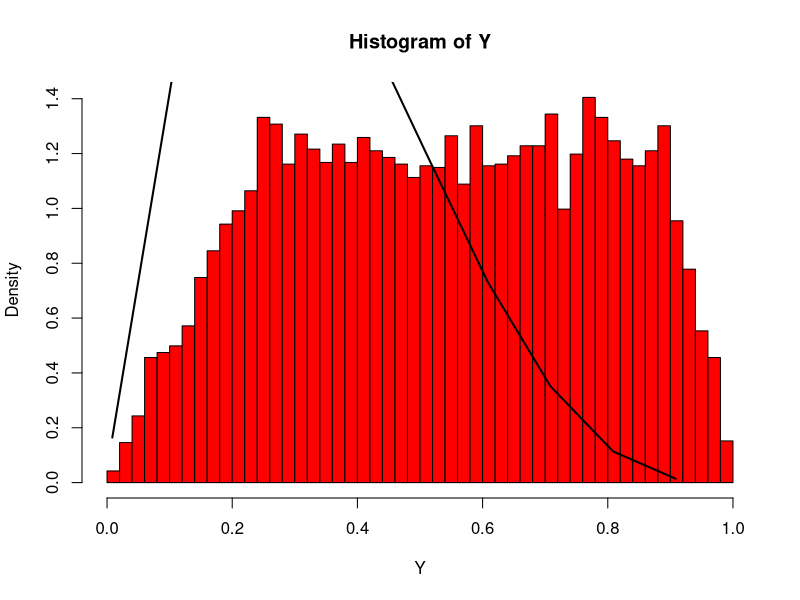
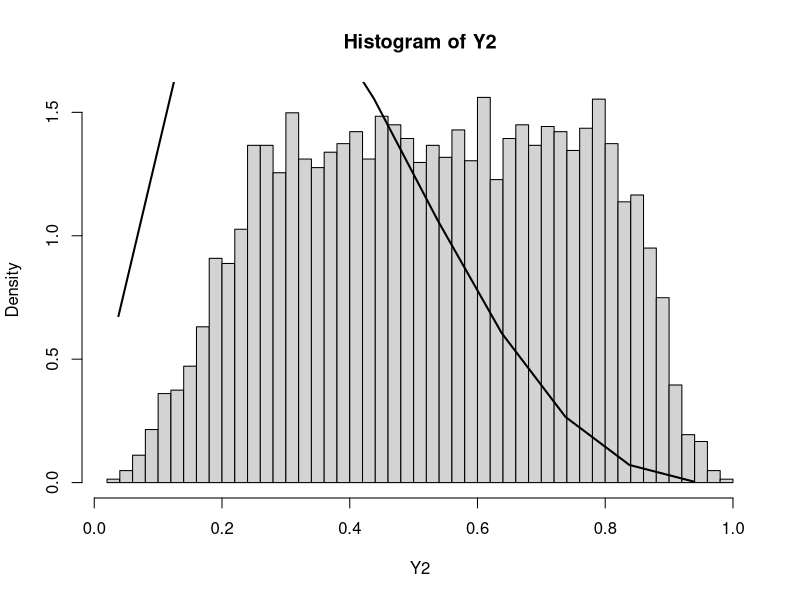
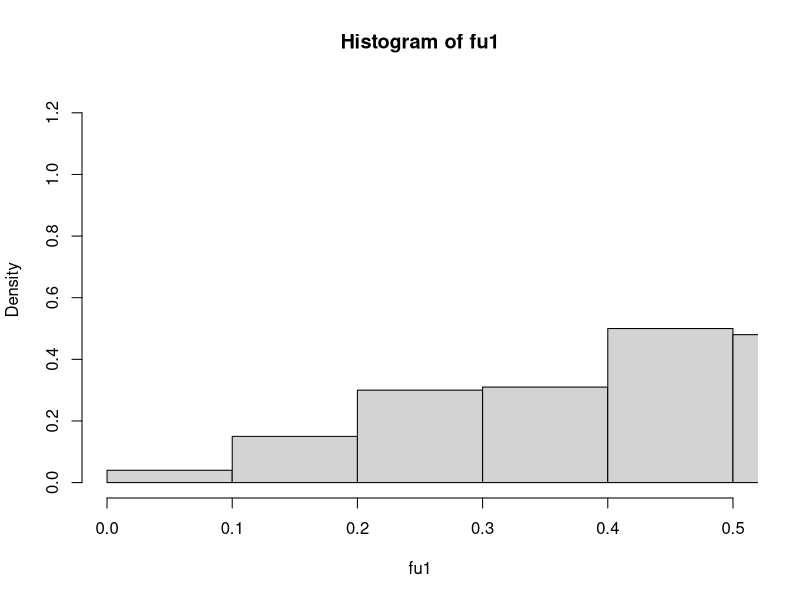
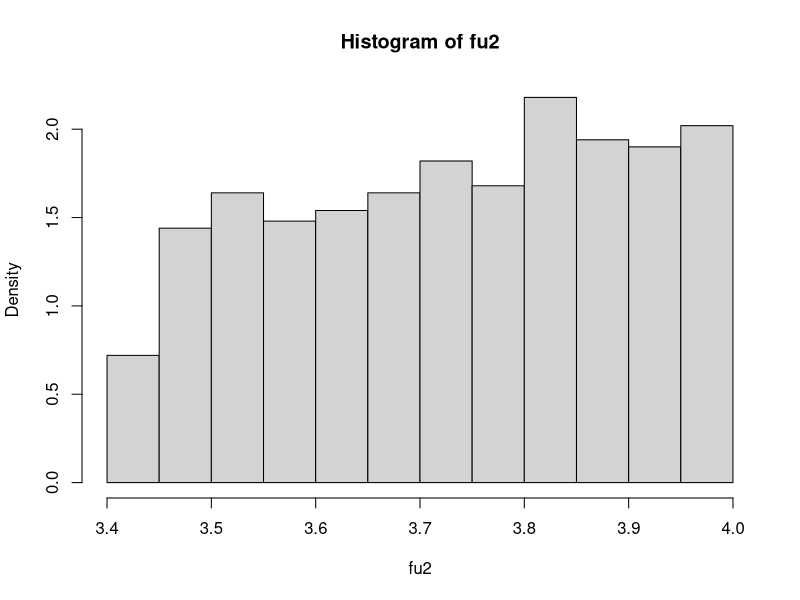
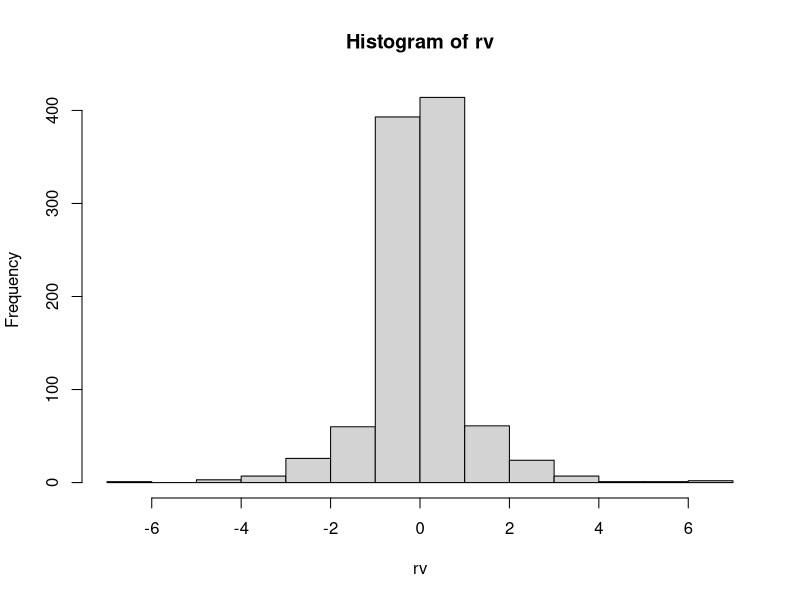
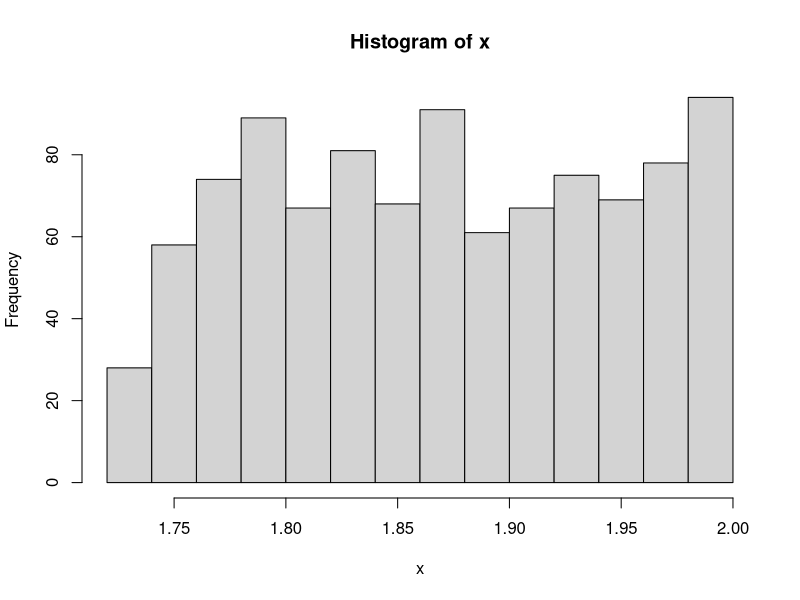
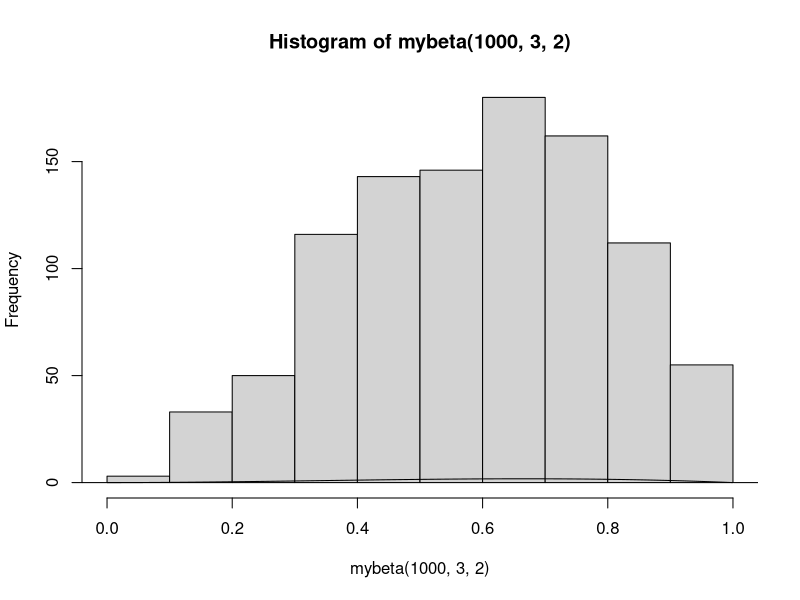
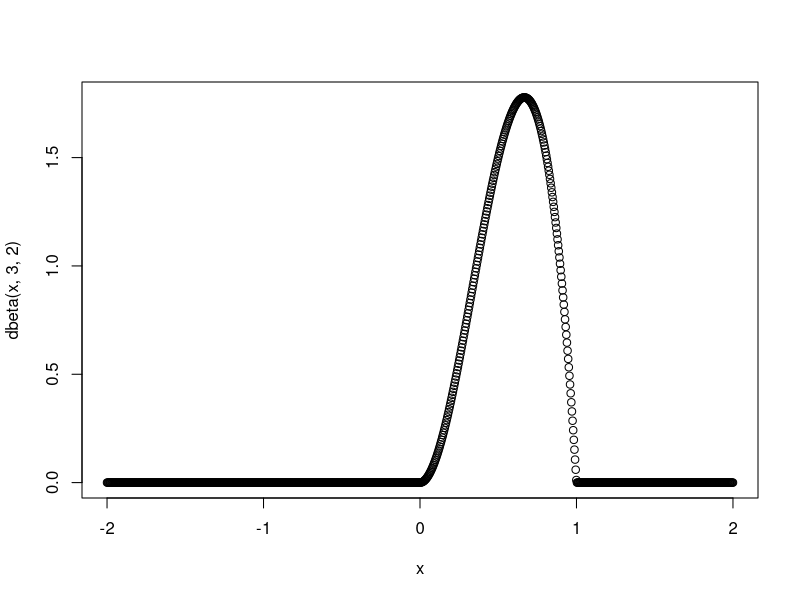

The R source for these figures, in order:
## ---- chunk 1
options(scipen = 1, digits = 4, width = 80)
## ---- chunk 2
seq(1,10000,203)
seq(1,10000,length.out=18)
## ---- chunk 3
standrad_deviation=function(vec){
  a=matrix(0,length(vec),1)
  for (i in 1:length(vec)){
    a[i]=(vec[i]-mean(vec))^2
  }
  sd=sqrt(sum(a)/(length(vec)-1))
  return(sd)
}
## ---- chunk 4
n=10000
k=0
j=0
M=0.1055
y=numeric(n)
while(k<n){
  u=runif(1)
  j=j+1
  x=runif(1)
  if((x*(1-x)^3)/(M*1)>u){
    k=k+1
    y[k]=x
  }
}
## ---- chunk 5
n=10000
k=0
j=0
M=0.2499
y2=numeric(n)
while(k<n){
  u=runif(1)
  j=j+1
  x=mean(runif(2))
  if((x*(1-x)^3)/(M*(2-abs(4*x-2)))>u){
    k=k+1
    y2[k]=x
  }
}
## ---- chunk 6
Y=runif(n)
for (i in 1:n){
  Y[i]=Y[i]*(runif(1)<(Y[i]*(1-Y[i]^3)/M))
}
Y=Y[Y!=0]
length(Y)/n

## ---- chunk 7
Y2=runif(n)
for (i in 1:n){
  Y2[i]=Y2[i]*(runif(1)<(Y2[i]*(1-Y2[i]^3)/M*(2-abs(4*Y2[i]-2))))
}
Y2=Y2[Y2!=0]
length(Y2)/n
## ---- chunk 8
1/M
## ---- chunk 9
hist(Y,freq=F,col="red",breaks=50)
yplot=seq(min(Y),max(Y),.1)
lines(yplot,dbeta(yplot,2,4),lwd=2)
hist(Y2,freq=F,breaks=50)
yplot1=seq(min(Y2),max(Y2),.1)
lines(yplot1,dbeta(yplot1,2,4),lwd=2)
## ---- chunk 10
s=10000
x1=runif(s,-1,1)
x2=runif(s,-1,1)
## ---- chunk 11
ab=s*((x1^2+x2^2)<=1)
ab=ab[ab!=0]
n=length(ab)
n
## ---- chunk 12
pi_h=4*n/10000
pi-pi_h
## ---- chunk 13
pi_h=matrix(0,100,1)
for (i in 1:100){
  s=10000
  x1=runif(s,-1,1)
  x2=runif(s,-1,1)
  ab=s*(x1^2+x2^2<1)
  ab=ab[ab!=0]
  n=length(ab)
  pi_h[i]= 4*n/10000
}
## ---- chunk 14
sd(pi_h)/10
## ---- chunk 15
n=1000
u=runif(n)
fu1=sqrt(2*u)
fu2=sqrt(4-2*u)+2
hist(fu1,prob=TRUE,xlim=c(0,0.5))
hist(fu2,prob=TRUE)
## ---- chunk 16
u=runif(1000,-1,1)
rv=numeric(1000)
for (i in 1:1000){
  rv[i]=ifelse(u[i]<0,-log(-2*u[i]),log(2*u[i]))
}
hist(rv)
## ---- chunk 17
n=1000
u=runif(n)
x=sqrt(4/1-u)
x[1]
hist(x)
## ---- chunk 18
n=1000
mybeta=function(n,a,b){
  u=rgamma(n,shape = a,rate=1)
  v=rgamma(n,shape = b,rate=1)
  x=u/(u+v)
  return(x)
}
hist(mybeta(1000,3,2))
x=seq(-2,2,length.out = 1000)
lines(x,dbeta(x,3,2))
plot(x,dbeta(x,3,2))
## ---- chunk 19
myfe=function(n) {
  fe=numeric(n)
  for (i in 1:n){
  u1=runif(1,-1,1)
  u2=runif(1,-1,1)
  u3=runif(1,-1,1)
  if (abs(u3)>=abs(u2) & abs(u3)>=abs(u1)){
    u=u2
  }else {
    u=u3
  } 
  fe[i]=3/4*(1-u^2)
  }
  return(fe)
}
hist(myfe(1000))
